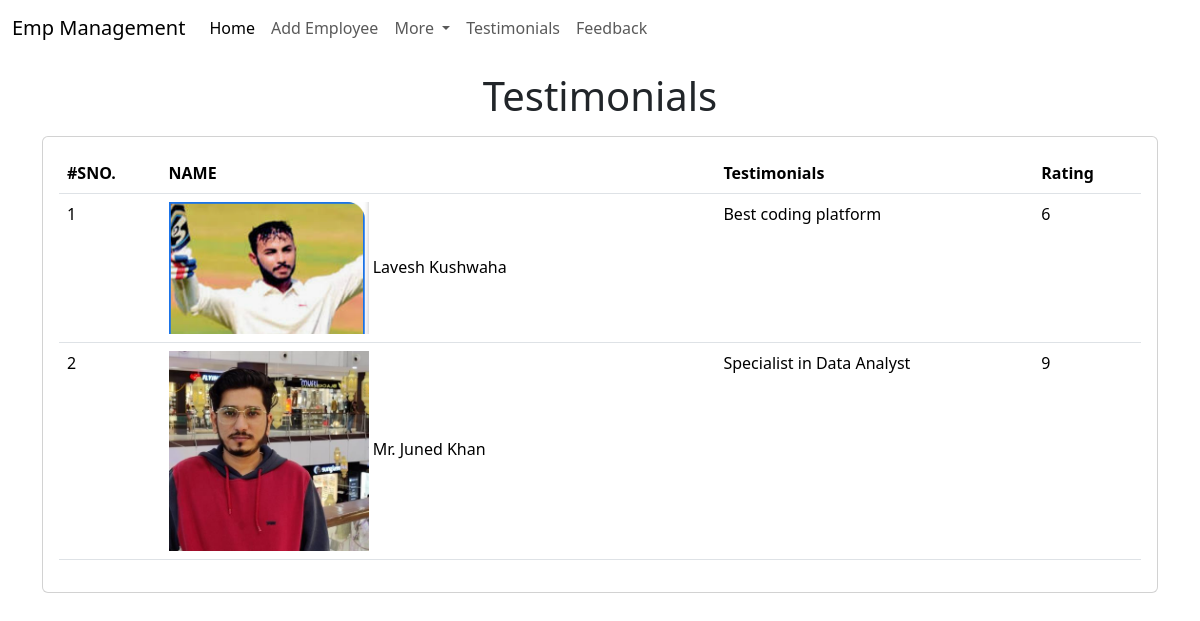
/Emp/testimonials/, run on the app's committed database.
### Emp/models.py (models this page shows, shortened)
class Testimonial(models.Model):
        name = models.CharField(max_length=200)
        testimonial=models.TextField()
        picture=models.ImageField(upload_to="testimonials/")
        rating=models.IntegerField(max_length=1)

### Emp/views.py (the view)
# urls.py: path("testimonials/",testimonials),
def testimonials(request):
    testi=Testimonial.objects.all()
    return render(request, "emp/testimonials.html",{
        'testi':testi
    })

### templates/emp/testimonials.html (shortened to what this page needs)
<!doctype html>
<html lang="en">
  <head>
    <link href="https://cdn.jsdelivr.net/npm/bootstrap@5.3.2/dist/css/bootstrap.min.css" rel="stylesheet">
  </head>
  <body>
    {% include 'emp/Navbar.html'%}
    <h1 class="text-center my-3">Testimonials</h1>
    <div class="container">
      <div class="row">
        <div class="col-md-12">
          <div class="card">
            <div class="card-body">
              <table class="table">
                <thead>
                  <tr>
                    <th>#SNO.</th>
                    <th>NAME</th>
                    <th>Testimonials</th>
                    <th>Rating</th>
                  </tr>
                </thead>
                <tbody>
                {% for t in testi %}
                  <tr>
                    <td>
                        {{forloop.counter}}
                    </td>
                    <td>
                        <img style="max-width: 200px;" src="/media/{{t.picture}}" alt="">
                        {{t.name}}
                    </td>
                    <td>
                        {{t.testimonial}}
                    </td>
                    <td>
                        {{t.rating}}
                    </td>
                  </tr>
                  {% endfor %}
                </tbody>
              </table>
            </div>
          </div>
        </div>
      </div>
    </div>
  </body>
</html>

### templates/emp/Navbar.html (shortened to what this page needs)
<nav class="navbar navbar-expand-lg bg-body-dark">
    <div class="container-fluid">
      <a class="navbar-brand" href="#">Emp Management</a>
      <div class="collapse navbar-collapse" id="navbarSupportedContent">
        <ul class="navbar-nav me-auto mb-2 mb-lg-0">
          <li class="nav-item">
            <a class="nav-link active" aria-current="page" href="/Emp/home/">Home</a>
          </li>
          <li class="nav-item">
            <a class="nav-link" href="/Emp/add-Emp/">Add Employee</a>
          </li>
          <li class="nav-item dropdown">
            <a class="nav-link dropdown-toggle" href= "#" role="button" data-bs-toggle="dropdown" aria-expanded="false">
              More
            </a>
          </li>
          <li class="nav-item">
            <a class="nav-link" href="/Emp/testimonials/">Testimonials</a>
          </li>
          <li class="nav-item">
            <a class="nav-link" href="/Emp/feedback/">Feedback</a>
          </li>
        </ul>
      </div>
    </div>
  </nav>

### data on the page
Testimonial: picture (picture), name "Lavesh Kushwaha", testimonial "Best coding platform", rating "6"
Testimonial: picture (picture), name "Mr. Juned Khan", testimonial "Specialist in Data Analyst", rating "9"
